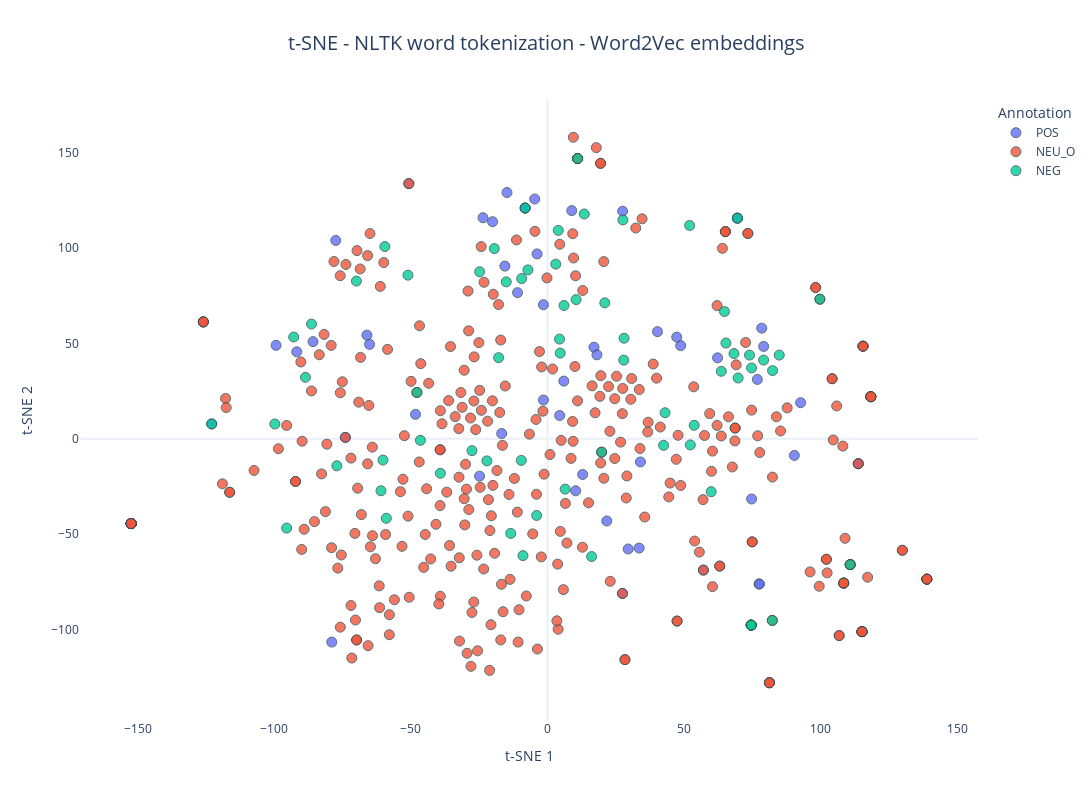

The cell this chart's notebook holds for it:
### Code cell
fig = px.scatter(
    x=vectors_word2vec_embedded[:, 0],
    y=vectors_word2vec_embedded[:, 1],
    color=annotations_word2vec_combine,
    hover_data={"word": words_used_word2vec, "annotation": annotations_word2vec},
    title="t-SNE - NLTK word tokenization - Word2Vec embeddings",
    labels={"color": "Annotation", "x": "t-SNE 1", "y": "t-SNE 2"},
    color_continuous_scale=px.colors.sequential.Viridis,
    template="plotly_white",
)

fig.update_traces(
    marker=dict(size=10, opacity=0.8, line=dict(width=1, color="DarkSlateGrey"))
)
fig.update_layout(
    title_font_size=20,
    title_x=0.5,
    xaxis=dict(showgrid=False),
    yaxis=dict(showgrid=False),
    coloraxis_colorbar=dict(title="Annotation"),
    legend_title_text="Annotation",
    width=1100,
    height=800,
)

fig.show()

### Figure 1 — Plotly figure (JSON) as saved in the notebook; plotly's stock layout.template omitted (floating-point values rounded to 4 significant figures; data arrays with more than 128 entries replaced by an {"elided": "..."} marker saying what was removed)
{"data": [{"customdata": [["nie", "POS"], ["mam", "POS"], ["żadnych", "POS"], ["zastrzeżeń", "POS"], ["polecam", "POS"], ["solidny", "POS"], ["świetnie", "POS"], ["ładne", "POS"], ["dobrze", "POS"], ["fajnie", "POS"], ["wysoki", "POS"], ["stabilny", "POS"], ["de", "POS"], ["best", "POS"], ["ok", "POS"], ["nie", "POS"], ["problem", "POS"], ["polecam", "POS"], ["zmieli", "POS"], ["wszystko", "POS"], ["poleca", "POS"], ["pozdrawiam", "POS"], ["pasuje", "POS"], ["wpasowuje", "POS"], ["się", "POS"], ["bez", "POS"], ["obaw", "POS"], ["wchodzi", "POS"], ["idealnie", "POS"], ["trwałe", "POS"], ["każdy", "POS"], ["sobie", "POS"], ["z", "POS"], ["tym", "POS"], ["poradzi", "POS"], ["lepszy", "POS"], ["warto", "POS"], ["lżejszy", "POS"], ["warto", "POS"], ["pobawić", "POS"], ["zawiera", "POS"], ["wszystko", "POS"], ["czego", "POS"], ["potrzeba", "POS"], ["bez", "POS"], ["problemu", "POS"], ["swobodnie", "POS"], ["nie", "POS"], ["przegrzewa", "POS"], ["dobra", "POS"], ["jakość", "POS"], ["wykonania", "POS"], ["super", "POS"], ["pasuje", "POS"], ["super", "POS"], ["polecam", "POS"]], "hovertemplate": "Annotation=POS<br>t-SNE 1=%{x}<br>t-SNE 2=%{y}<br>word=%{customdata[0]}<br>annotation=%{customdata[1]}<extra></extra>", "legendgroup": "POS", "marker": {"color": "#636efa", "line": {"color": "DarkSlateGrey", "width": 1}, "opacity": 0.8, "size": 10, "symbol": "circle"}, "mode": "markers", "name": "POS", "orientation": "v", "showlegend": true, "type": "scatter", "x": [76.81, 27.51, 78.43, 33.54, -8.16, -85.81, 48.77, -1.469, 47.32, 40.27, -99.32, -91.75, -48.28, 21.71, -16.76, 62.25, -78.93, -8.16, -24.86, 113.8, -14.81, 74.72, -23.58, -15.58, -152.4, 77.51, 29.55, -3.799, 10.34, 4.48, 34.02, -50.73, 57.09, -125.9, -1.472, -66.07, 69.52, -65.11, 69.52, -77.48, 8.899, 113.8, 92.67, 27.45, 77.51, 90.35, 12.88, 79.13, -10.95, 5.99, -122.9, -73.96, 17.03, -20.1, 18.11, -4.676], "xaxis": "x", "y": [31.17, 119.4, 58.06, -57.33, 121.1, 50.99, 48.9, 20.36, 53.38, 56.22, 49.04, 45.64, 12.84, -43.09, 2.761, 42.47, -106.7, 121.1, -19.58, -13.05, 129.2, -31.58, 116.0, 90.62, -44.47, -76.17, -57.81, 97.01, -27.29, 12.23, -12.14, 133.9, -68.88, 61.33, 70.35, 54.4, 115.8, 49.56, 115.8, 104.1, 119.7, -13.05, 18.95, -81.12, -76.17, -8.712, -18.72, 48.46, 76.68, 30.28, 7.812, 0.7545, 48.07, 113.9, 44.07, 125.8], "yaxis": "y"}, {"customdata": {"elided": "350x2 str values"}, "hovertemplate": "Annotation=NEU_O<br>t-SNE 1=%{x}<br>t-SNE 2=%{y}<br>word=%{customdata[0]}<br>annotation=%{customdata[1]}<extra></extra>", "legendgroup": "NEU_O", "marker": {"color": "#EF553B", "line": {"color": "DarkSlateGrey", "width": 1}, "opacity": 0.8, "size": 10, "symbol": "circle"}, "mode": "markers", "name": "NEU_O", "orientation": "v", "showlegend": true, "type": "scatter", "x": {"elided": "350 float values"}, "xaxis": "x", "y": {"elided": "350 float values"}, "yaxis": "y"}, {"customdata": {"elided": "66x2 str values"}, "hovertemplate": "Annotation=NEG<br>t-SNE 1=%{x}<br>t-SNE 2=%{y}<br>word=%{customdata[0]}<br>annotation=%{customdata[1]}<extra></extra>", "legendgroup": "NEG", "marker": {"color": "#00cc96", "line": {"color": "DarkSlateGrey", "width": 1}, "opacity": 0.8, "size": 10, "symbol": "circle"}, "mode": "markers", "name": "NEG", "orientation": "v", "showlegend": true, "type": "scatter", "x": [-27.62, -86.36, 69.78, -19.45, -99.78, -22.16, -95.46, 74.57, -77.07, 68.27, 3.056, -60.2, 73.96, 11.02, 6.472, 27.92, 65.32, 52.04, 28.03, -17.88, -3.954, 74.7, 27.62, 16.16, 63.62, -9.424, -7.145, -24.82, -15.08, 3.953, -60.93, 82.39, -88.58, -46.5, -92.87, 6.056, 13.47, 52.29, 64.78, 74.57, -8.959, 84.84, 69.52, 19.82, -51.04, -69.92, 4.669, -8.16, 59.92, 42.5, 53.71, -122.9, 4.428, 82.29, -58.97, -13.44, -59.51, 99.71, 79.11, 10.49, 20.99, 110.8, -9.581, -47.78, 43.04, -39.19], "xaxis": "x", "y": [-6.22, 60.2, 31.9, 99.8, 7.795, -11.59, -46.85, -97.75, -14.17, 44.74, 91.65, -11.16, 43.92, 147.1, -26.39, 41.28, 50.25, 112.0, 52.78, 42.59, -40.2, 37.18, 114.9, -61.78, 35.43, 84.06, 88.63, 87.63, 82.34, 109.4, -27.27, 35.77, 32.29, -0.7983, 53.42, 69.94, 117.9, -3.218, 66.77, -97.75, -61.28, 43.94, 115.8, -6.997, 85.87, 82.76, 44.97, 121.1, -27.74, -3.423, 7.095, 7.812, 52.33, -95.28, -41.71, -49.63, 100.9, 73.25, 41.31, 73.04, 71.33, -66.01, -11.31, 24.33, 13.68, -18.1], "yaxis": "y"}], "layout": {"coloraxis": {"colorbar": {"title": {"text": "Annotation"}}}, "height": 800, "legend": {"title": {"text": "Annotation"}, "tracegroupgap": 0}, "title": {"font": {"size": 20}, "text": "t-SNE - NLTK word tokenization - Word2Vec embeddings", "x": 0.5}, "width": 1100, "xaxis": {"anchor": "y", "autorange": true, "domain": [0, 1], "range": [-171.1, 157.6], "showgrid": false, "title": {"text": "t-SNE 1"}, "type": "linear"}, "yaxis": {"anchor": "x", "autorange": true, "domain": [0, 1], "range": [-147.5, 177.8], "showgrid": false, "title": {"text": "t-SNE 2"}, "type": "linear"}}}
